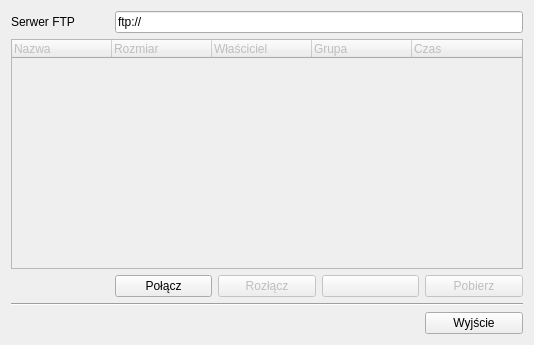
<ui version="4.0" >
 <class>Form</class>
 <widget class="QWidget" name="Form" >
  <property name="geometry" >
   <rect>
    <x>0</x>
    <y>0</y>
    <width>534</width>
    <height>345</height>
   </rect>
  </property>
  <property name="windowTitle" >
   <string>Klient FTP</string>
  </property>
  <property name="windowIcon" >
   <iconset resource="mywindow.qrc" >:/images/qt.png</iconset>
  </property>
  <layout class="QGridLayout" >
   <item row="0" column="0" >
    <widget class="QLabel" name="labelFTP" >
     <property name="text" >
      <string>Serwer FTP</string>
     </property>
    </widget>
   </item>
   <item row="0" column="1" colspan="4" >
    <widget class="QLineEdit" name="lineEdit" >
     <property name="toolTip" >
      <string>Adres URL zdalnego komputera</string>
     </property>
     <property name="text" >
      <string>ftp://</string>
     </property>
    </widget>
   </item>
   <item row="1" column="0" colspan="5" >
    <widget class="QTreeWidget" name="treeWidget" >
     <property name="enabled" >
      <bool>false</bool>
     </property>
     <property name="toolTip" >
      <string>Pliki i foldery na zdalnym komputerze</string>
     </property>
     <column>
      <property name="text" >
       <string>Nazwa</string>
      </property>
     </column>
     <column>
      <property name="text" >
       <string>Rozmiar</string>
      </property>
     </column>
     <column>
      <property name="text" >
       <string>Właściciel</string>
      </property>
     </column>
     <column>
      <property name="text" >
       <string>Grupa</string>
      </property>
     </column>
     <column>
      <property name="text" >
       <string>Czas</string>
      </property>
     </column>
    </widget>
   </item>
   <item row="2" column="1" >
    <widget class="QPushButton" name="pushButtonConnect" >
     <property name="toolTip" >
      <string>Połączenie ze zdalnym komputerem</string>
     </property>
     <property name="text" >
      <string>Połącz</string>
     </property>
    </widget>
   </item>
   <item row="2" column="2" >
    <widget class="QPushButton" name="pushButtonDisconnect" >
     <property name="enabled" >
      <bool>false</bool>
     </property>
     <property name="toolTip" >
      <string>Rozłączenie połączenia ze zdalnym komputerem</string>
     </property>
     <property name="text" >
      <string>Rozłącz</string>
     </property>
    </widget>
   </item>
   <item row="2" column="3" >
    <widget class="QPushButton" name="pushButtonCdUp" >
     <property name="enabled" >
      <bool>false</bool>
     </property>
     <property name="toolTip" >
      <string>Przejście do folderu nadrzędnego</string>
     </property>
     <property name="text" >
      <string/>
     </property>
     <property name="icon" >
      <iconset resource="mywindow.qrc" >:/images/cdtoparent.png</iconset>
     </property>
    </widget>
   </item>
   <item row="2" column="4" >
    <widget class="QPushButton" name="pushButtonGet" >
     <property name="enabled" >
      <bool>false</bool>
     </property>
     <property name="toolTip" >
      <string>Pobranie pliku</string>
     </property>
     <property name="text" >
      <string>Pobierz</string>
     </property>
    </widget>
   </item>
   <item row="3" column="0" colspan="5" >
    <widget class="Line" name="line" >
     <property name="orientation" >
      <enum>Qt::Horizontal</enum>
     </property>
    </widget>
   </item>
   <item row="4" column="4" >
    <widget class="QPushButton" name="pushButtonQuit" >
     <property name="toolTip" >
      <string>Zakończenie działania programu</string>
     </property>
     <property name="text" >
      <string>Wyjście</string>
     </property>
    </widget>
   </item>
  </layout>
 </widget>
 <resources>
  <include location="mywindow.qrc" />
 </resources>
 <connections/>
 <designerdata>
  <property name="gridDeltaX" >
   <number>10</number>
  </property>
  <property name="gridDeltaY" >
   <number>10</number>
  </property>
  <property name="gridSnapX" >
   <bool>true</bool>
  </property>
  <property name="gridSnapY" >
   <bool>true</bool>
  </property>
  <property name="gridVisible" >
   <bool>true</bool>
  </property>
 </designerdata>
</ui>
